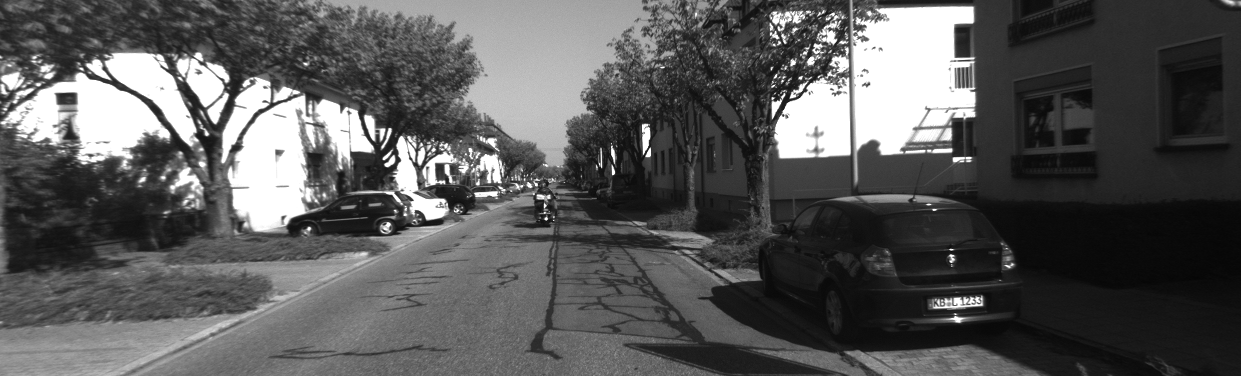
#> input picture CS6790_Project/000001.png, 1241 x 376 px
$ python preprocess.py
#> lines starting #> are read from the running program, lines starting #| are printed output that depends on the picture
import numpy as np
import cv2
import matplotlib.pyplot as plt


### projection matrices for left and right cameras for sequence 00
P0 = np.array([[7.188560000000e+02, 0.000000000000e+00, 6.071928000000e+02, 0.000000000000e+00],
                [0.000000000000e+00, 7.188560000000e+02, 1.852157000000e+02, 0.000000000000e+00],
                [0.000000000000e+00, 0.000000000000e+00, 1.000000000000e+00, 0.000000000000e+00]])
P1  = np.array([[7.188560000000e+02, 0.000000000000e+00, 6.071928000000e+02, -3.861448000000e+02],
                [0.000000000000e+00, 7.188560000000e+02, 1.852157000000e+02, 0.000000000000e+00],
                [0.000000000000e+00, 0.000000000000e+00, 1.000000000000e+00, 0.000000000000e+00]])
assert (P0[:3,:3]==P1[:3,:3]).all() # just checking if matrices are for rectified images
R = np.eye(3) # rotation matrix between left and right camera views
T = P1[:,3] # translation between the views
K = P0[:3, :3] # calibration matrix / Camera matrix
print('Camera calibration matrix : ', K)

FBSIZE = (30,15)  # feature bucketing size in x and y directions (nimp)
IMSIZE = (1241, 376)  # (width, height)


img1L = cv2.imread('000001.png', 0)
#> img1L is the input picture: shape (376, 1241); min 5, max 255, mean 88.4
img1R = cv2.imread('1_000001.png', 0)
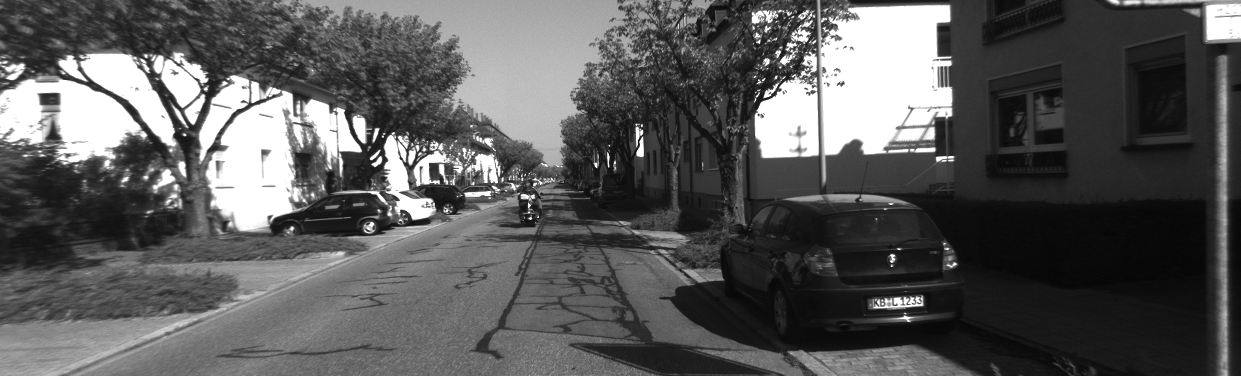
#> input picture CS6790_Project/1_000001.png, 1241 x 376 px
#> img1R is the input picture: shape (376, 1241); min 5, max 255, mean 89.8
img1L = cv2.resize(img1L, IMSIZE)
img1R = cv2.resize(img1R, IMSIZE)

# load images at T + 2
img2L = cv2.imread('000003.png', 0)
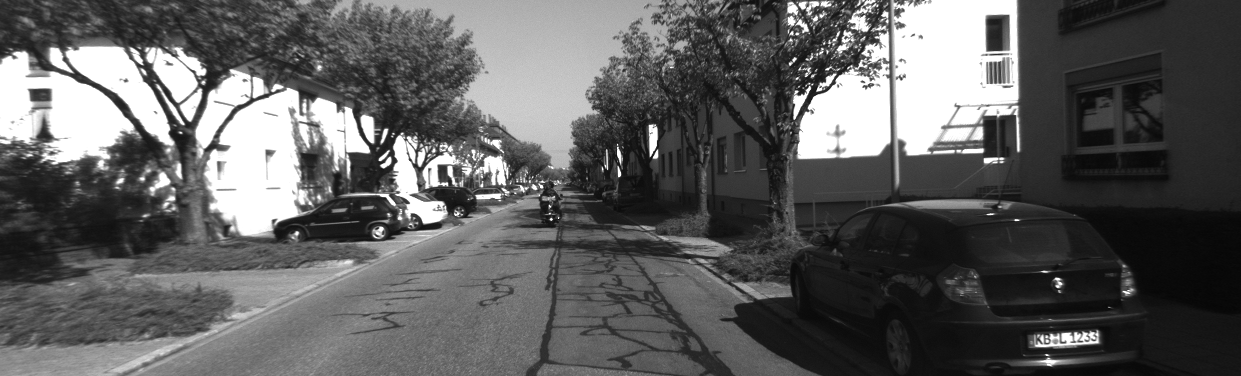
#> input picture CS6790_Project/000003.png, 1241 x 376 px
#> img2L is the input picture: shape (376, 1241); min 6, max 255, mean 94.1
img2R = cv2.imread('1_000003.png', 0)
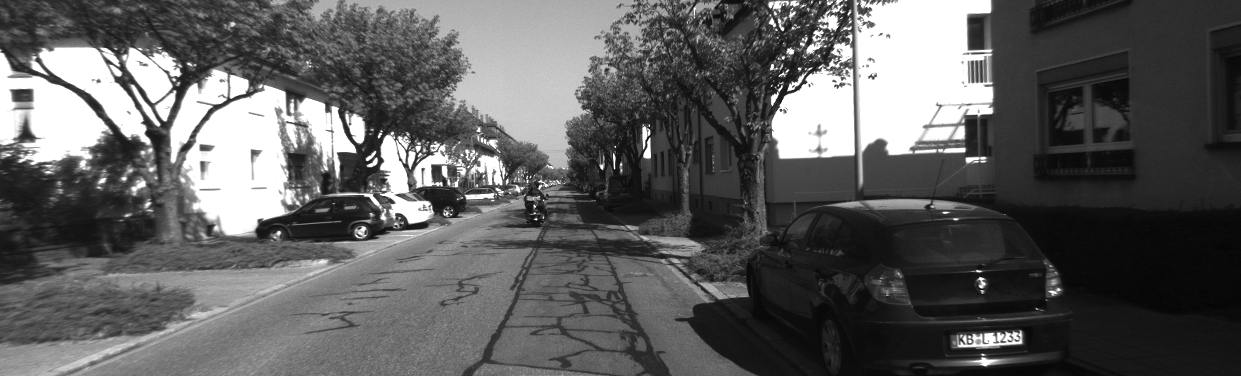
#> input picture CS6790_Project/1_000003.png, 1241 x 376 px
#> img2R is the input picture: shape (376, 1241); min 4, max 255, mean 93.7
img2L = cv2.resize(img2L, IMSIZE)
img2R = cv2.resize(img2R, IMSIZE)


# A1

# Bilateral filtering step is not required as
#   openCV's built-in does pre-filtering

stereo = cv2.StereoBM_create(numDisparities=32, blockSize=15) # numDisparities with 32 gives a pleasant depth map (nv)
disparity1 = stereo.compute(img1L.astype(np.uint8), img1R.astype(np.uint8))
disparity2 = stereo.compute(img2L.astype(np.uint8), img2R.astype(np.uint8))
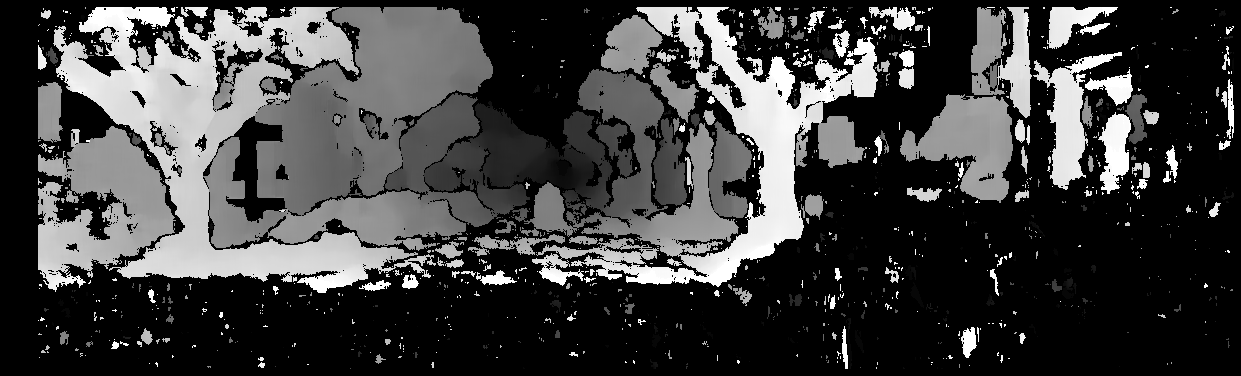
#> disparity2: shape (376, 1241) int16; min -16, max 496, mean 114.1; drawn with min black and max white
# rescale maps to get true disparity values
disparity1 = disparity1.astype(np.float32)/16.0
disparity2 = disparity2.astype(np.float32)/16.0

orb = cv2.ORB_create()
# using orb for now
kps1, des1 = orb.detectAndCompute(img1L, None)
#> kps1 = 500 keypoints; strongest (x, y, size): (385, 164, 31), (790, 97, 31), (614, 173, 31), (773, 98, 31)
print('Number of keypoints in 1 :', len(kps1))
#| Number of keypoints in 1 : 500
distCoeffs = np.zeros(5) # distortion coefficients. Zero for kitti
# get Q matrix for reprojection
Q = cv2.stereoRectify(cameraMatrix1=K, distCoeffs1=distCoeffs, cameraMatrix2=K, distCoeffs2=distCoeffs, R=R, T=T, imageSize=IMSIZE)[4]
print('Q Matrix :', Q)
img3d = cv2.reprojectImageTo3D(disparity1, Q=Q)
#> img3d: shape (376, 1241, 3) float32; 0.24% of the values are NaN or infinite; the others: min -390739.3, max 555165, mean -62991.8
# get valid keypoints ie. those with known depth values.
valKps1 = [i for i in range(len(kps1)) if disparity1[int(kps1[i].pt[1]), int(kps1[i].pt[0])]!=-1]
#> valKps1 = 370 values from 1 to 499
valDes1 = des1[valKps1]
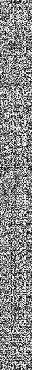
#> valDes1: shape (370, 32); min 0, max 255, mean 136.5
valKps1 = np.array(kps1)[valKps1]


kps2, des2 = orb.detectAndCompute(img2L, None)
#> kps2 = 500 keypoints; strongest (x, y, size): (817, 90, 31), (796, 92, 31), (381, 165, 31), (792, 32, 31)
valKps2 = [i for i in range(len(kps2)) if disparity2[int(kps2[i].pt[1]), int(kps2[i].pt[0])]!=-1]
#> valKps2 = 382 values from 0 to 499
valDes2 = des2[valKps2]
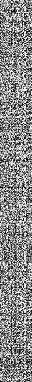
#> valDes2: shape (382, 32); min 0, max 255, mean 136.3
valKps2 = np.array(kps2)[valKps2]
# 3D coordinates for T +2
img3d_2 = cv2.reprojectImageTo3D(disparity2, Q=Q)
#> img3d_2: shape (376, 1241, 3) float32; 0.26% of the values are NaN or infinite; the others: min -277582.5, max 555165, mean -62626.5


del kps1, kps2, des1, des2 # not required anymore

# list of matched keypoints
kps1_m = []
kps2_m = []

# flann matching / A3
FLANN_INDEX_KDTREE = 0
index_params = dict(algorithm = FLANN_INDEX_KDTREE, trees = 5)
search_params = dict(checks=50)
matcher = cv2.FlannBasedMatcher(index_params, search_params)
matches = matcher.knnMatch(valDes1.astype(np.float32), valDes2.astype(np.float32), k=2)
#> matches = 370 matches

for (m,_) in matches:
        kps2_m.append(valKps2[m.trainIdx])
        kps1_m.append(valKps1[m.queryIdx])
#> after the loop, kps1_m = 370 keypoints; strongest (x, y, size): (385, 164, 31), (790, 97, 31), (773, 98, 31), (644, 124, 31); kps2_m = 370 keypoints; strongest (x, y, size): (817, 90, 31), (381, 165, 31), (809, 88, 31), (389, 161, 53.6)

# visualize matched keypoints
img1L = cv2.drawKeypoints(img1L, kps1_m, None, color=(0,255,0))
#> img1L: shape (376, 1241, 3)
img2L = cv2.drawKeypoints(img2L, kps2_m, None, color=(0,255,0))
#> img2L: shape (376, 1241, 3)

kps1_m = np.array(kps1_m)
kps2_m = np.array(kps2_m)

# del valDes1,  valDes2, valKps1, valKps2

# A4
W = np.zeros((len(kps1_m), len(kps1_m)))
#> W: shape (370, 370) float64; every value is 0
delta = 0.2 # nv


for i in range(len(kps1_m)):
    pt11 = kps1_m[i].pt
    pt12 = kps2_m[i].pt
    w1 = img3d[int(pt11[1]), int(pt11[0])]
    w2 = img3d_2[int(pt12[1]), int(pt12[0])]
    dist1 = np.linalg.norm(w1-w2, ord=2)
    for j in range(len(kps1_m)):
        pt21 = kps1_m[j].pt
        pt22 = kps2_m[j].pt
        w1_ = img3d[int(pt21[1]), int(pt21[0])]
        w2_ = img3d_2[int(pt22[1]), int(pt22[0])]
        dist2 = np.linalg.norm(w1_-w2_, ord=2)
        dist = abs(dist1-dist2)
        if dist < delta:
            W[i][j] = 1
#> this loop made 370 passes
#> (pt11, pt12, w1, w2, dist1) on passes 1 to 3: ((973, 88), (399.2, 136.5), [5636.1, -1497.8, 11075.6], [-6367.7, -1505.3, 21986.7], 16221.7), ((647, 124), (655, 125), [1405.4, -2161.2, 25379], [1650.1, -2078.4, 24811.8], 623.2), ((644, 124), (121.2, 178.8), [1284.8, -2136.8, 25092.2], [-10252.1, -152.2, 15158.1], 15353.3)
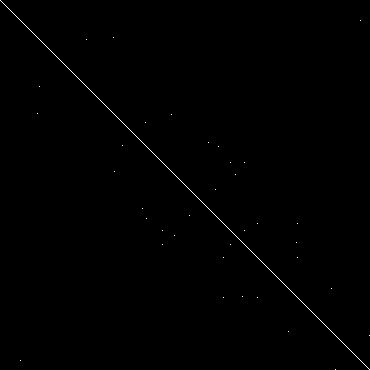
#> W: shape (370, 370) float64; values 0 (black) and 1 (white), 0.3% white in thin lines or dots

# print(np.sum(W==1))


plt.subplot(2,1,1)
plt.imshow(img1L)
plt.subplot(2,1,2)
plt.imshow(img2L)
plt.show()
